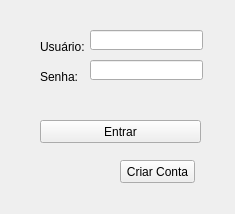
<?xml version="1.0" encoding="UTF-8"?>
<ui version="4.0">
 <class>Form</class>
 <widget class="QWidget" name="Form">
  <property name="geometry">
   <rect>
    <x>0</x>
    <y>0</y>
    <width>235</width>
    <height>214</height>
   </rect>
  </property>
  <property name="windowTitle">
   <string>Login</string>
  </property>
  <widget class="QLabel" name="label">
   <property name="geometry">
    <rect>
     <x>40</x>
     <y>40</y>
     <width>47</width>
     <height>13</height>
    </rect>
   </property>
   <property name="text">
    <string>Usuário:</string>
   </property>
  </widget>
  <widget class="QLabel" name="label_2">
   <property name="geometry">
    <rect>
     <x>40</x>
     <y>70</y>
     <width>47</width>
     <height>13</height>
    </rect>
   </property>
   <property name="text">
    <string>Senha:</string>
   </property>
  </widget>
  <widget class="QLineEdit" name="txt_usuario">
   <property name="geometry">
    <rect>
     <x>90</x>
     <y>30</y>
     <width>113</width>
     <height>20</height>
    </rect>
   </property>
  </widget>
  <widget class="QLineEdit" name="txt_senha">
   <property name="geometry">
    <rect>
     <x>90</x>
     <y>60</y>
     <width>113</width>
     <height>20</height>
    </rect>
   </property>
  </widget>
  <widget class="QPushButton" name="btn_entrar">
   <property name="geometry">
    <rect>
     <x>40</x>
     <y>120</y>
     <width>161</width>
     <height>23</height>
    </rect>
   </property>
   <property name="text">
    <string>Entrar</string>
   </property>
  </widget>
  <widget class="QLabel" name="lbl_mensagem">
   <property name="geometry">
    <rect>
     <x>40</x>
     <y>90</y>
     <width>161</width>
     <height>16</height>
    </rect>
   </property>
   <property name="text">
    <string/>
   </property>
  </widget>
  <widget class="QPushButton" name="btn_cadastro">
   <property name="geometry">
    <rect>
     <x>120</x>
     <y>160</y>
     <width>75</width>
     <height>23</height>
    </rect>
   </property>
   <property name="text">
    <string>Criar Conta</string>
   </property>
  </widget>
 </widget>
 <resources/>
 <connections/>
</ui>
